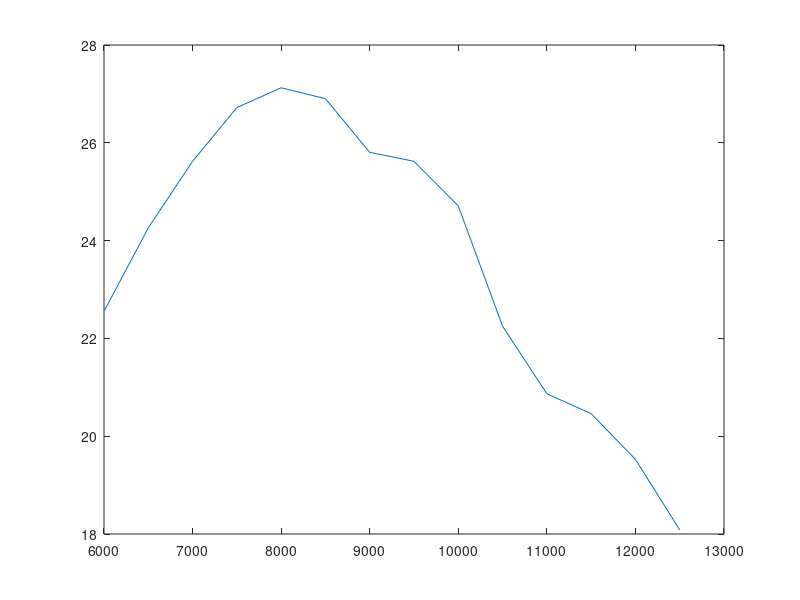

The MATLAB script that drew this image:
function torque_fn = KTM350()

% Preliminary Spark Tune (from Feb 2019)
points = [...
%0	0
6000	22.5535
6500	24.2606
7000	25.6219
7500	26.7192
8000	27.1255
8500	26.9020
9000	25.8048
9500	25.6219
10000	24.7076
10500	22.249
11000	20.8674
11500	20.461
12000	19.5263
12500	18.0837];

RPM = transpose(points(:,1));
TQ = transpose(points(:,2));

torque_fn = [RPM; TQ];

plot(RPM, TQ);
